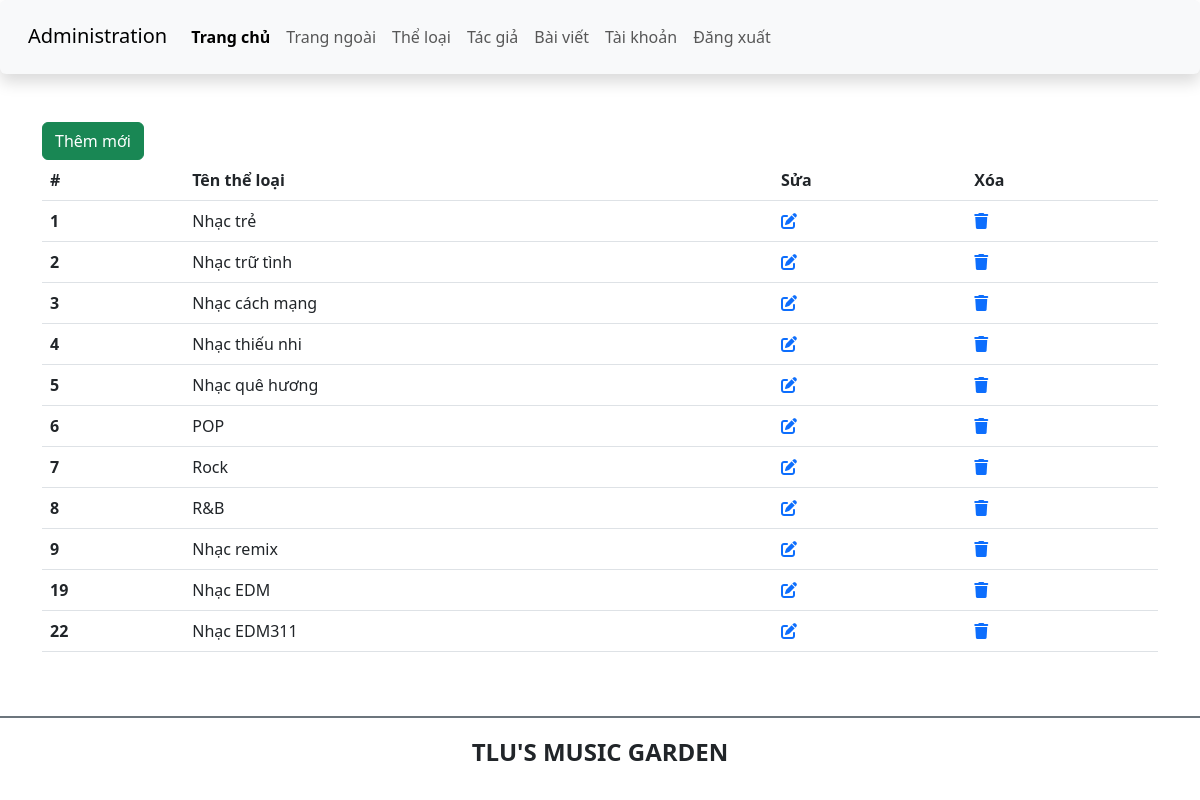
The app's page /index.php?controller=category (signed in) with its own data.
### tables this page shows
CREATE TABLE `theloai` (
  `ma_tloai` int(10) UNSIGNED NOT NULL,
  `ten_tloai` varchar(50) NOT NULL,
  `SLBaiViet` int(11) DEFAULT NULL
);

### controllers/CategoryController.php (called while the page is built, shortened)
<?php
include("services/CategoryService.php");
class CategoryController{
    public function index(){
        $categoryService = new CategoryService();
        $articles = $categoryService->getAllCategory();
        include("views/category/category.php");
    }
}
?>

### index.php (called while the page is built, shortened)
<?php
$action     = isset($_GET['action'])?       $_GET['action']:'index';
$myObj = new $controller();
$myObj->$action();

### services/CategoryService.php (called while the page is built, shortened)
<?php
class CategoryService{
    public function getAllCategory(){
       $dbConn = new DBConnection();
       $conn = $dbConn->getConnection();
        $sql = "select * from theloai;";
        $stmt = $conn->prepare($sql);
        $stmt->execute();
        $articles = $stmt->fetchAll();
        return $articles;
    }
}

### views/category/category.php (the view, shortened to what this page needs)
<?php require_once 'views/includes/header_admin.php'; ?>
    <main class="container mt-5 mb-5">
        <div class="row">
            <div class="col-sm">
                <a href="?controller=category&action=add" class="btn btn-success">Thêm mới</a>
                <table class="table">
                    <thead>
                        <tr>
                            <th scope="col">#</th>
                            <th scope="col">Tên thể loại</th>
                            <th>Sửa</th>
                            <th>Xóa</th>
                        </tr>
                    </thead>
                    <tbody>
                    <?php foreach ($articles as $article) { ?>
                        <tr>
                            <th scope="row"><?= $article['ma_tloai']?></th>
                            <td><?= $article['ten_tloai']?></td>
                            <td>
                                <a href="?controller=category&action=update&id=<?= $article['ma_tloai'] ?>"><i class="fa-solid fa-pen-to-square"></i></a>
                            </td>
                            <td>
                                <a href="?controller=category&action=delete&id=<?= $article['ma_tloai'] ?>"><i class="fa-solid fa-trash"></i></a>
                            </td>
                        </tr>
                        <?php } ?>
                    </tbody>
                </table>
            </div>
        </div>
    </main>
    <footer class="bg-white d-flex justify-content-center align-items-center border-top border-secondary  border-2" style="height:80px">
        <h4 class="text-center text-uppercase fw-bold">TLU's music garden</h4>
    </footer>
</body>
</html>

### views/includes/header_admin.php (shortened to what this page needs)
<!DOCTYPE html>
<html lang="en">
<head>
    <link href="https://cdn.jsdelivr.net/npm/bootstrap@5.3.0-alpha1/dist/css/bootstrap.min.css" rel="stylesheet">
    <link rel="stylesheet" href="https://cdnjs.cloudflare.com/ajax/libs/font-awesome/6.3.0/css/all.min.css" />
    <link rel="stylesheet" href="css/style_login.css">
</head>
<body>
    <header>
        <nav class="navbar navbar-expand-lg bg-body-tertiary shadow p-3 bg-white rounded">
            <div class="container-fluid">
                <div class="h3">
                    <a class="navbar-brand" href="#">Administration</a>
                </div>
                <div class="collapse navbar-collapse" id="navbarSupportedContent">
                <ul class="navbar-nav me-auto mb-2 mb-lg-0">
                    <li class="nav-item">
                        <a class="nav-link active fw-bold" aria-current="page" href="?controller=home&action=admin">Trang chủ</a>
                    </li>
                    <li class="nav-item">
                        <a class="nav-link" href="?controller=home">Trang ngoài</a>
                    </li>
                    <li class="nav-item">
                        <a class="nav-link" href="?controller=category">Thể loại</a>
                    </li>
                    <li class="nav-item">
                        <a class="nav-link" href="?controller=member">Tác giả</a>
                    </li>
                    <li class="nav-item">
                        <a class="nav-link" href="?controller=article">Bài viết</a>
                    </li>
                    <li class="nav-item">
                        <a class="nav-link" href="?controller=member&action=account">Tài khoản</a>
                    </li>
                    <li class="nav-item ">
                        <a class="nav-link" href="?controller=member&action=logout">Đăng xuất</a>
                    </li>
                </ul>
                </div>
            </div>
        </nav>
    </header>

### records on screen
theloai: ma_tloai "1", ten_tloai "Nhạc trẻ"
theloai: ma_tloai "2", ten_tloai "Nhạc trữ tình"
theloai: ma_tloai "3", ten_tloai "Nhạc cách mạng"
theloai: ma_tloai "4", ten_tloai "Nhạc thiếu nhi"
theloai: ma_tloai "5", ten_tloai "Nhạc quê hương"
theloai: ma_tloai "6", ten_tloai "POP"
theloai: ma_tloai "7", ten_tloai "Rock"
theloai: ma_tloai "8", ten_tloai "R&B"
theloai: ma_tloai "9", ten_tloai "Nhạc remix"
theloai: ma_tloai "19", ten_tloai "Nhạc EDM"
theloai: ma_tloai "22", ten_tloai "Nhạc EDM311"
